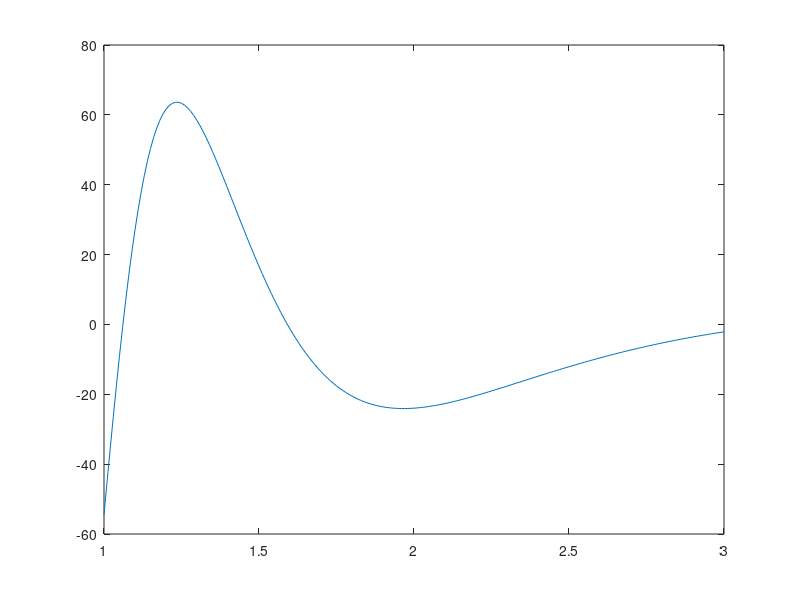

This chart was generated by the following MATLAB code: (Note: this script raises an error after producing the figure.)
%1
%a
a=1; b=1.5;
f=@(x) exp(1).^(-x.^2);
rectangle = (b-a)*f((a+b)/2);
fprintf('Ex 1 a) Rectangle approx = %2.5f\n',rectangle);

%b
n=150;
x1=a+ (b-a)/(2*n);
xi=x1+(1:n-1)*(b-a)/n;
reprectangle = ((b-a)/n)*sum(f(xi));
fprintf('Ex 1 b) Repeated rectangle approx with n=150 is %2.5f\n',reprectangle);

n=500;
x1=a+ (b-a)/(2*n);
xi=x1+(1:n-1)*(b-a)/n;
reprectangle = ((b-a)/n)*sum(f(xi));
fprintf('Ex 1 b) Repeated rectangle approx with n=500 is %2.5f\n',reprectangle);

%2
clear
fprintf('\n');
a=0; b=1;
f=@(x) 2./(1+x.^2);
h=b-a;
qt0 = (h/2)*(f(a)+f(b));
qt1 = (h/4)*(f(a)+2*f(a+h/2)+f(b));
q = [qt0 qt1];
i = 2;
eps =10^(-5);
while abs(q(end)-q(end-1))>eps
    j= 1:2^i;
    elems = a + h*(2*j-1)./(2^(i+1));
    qtemp = 0.5*q(i) + (h/(2^(i+1)))*sum(f(elems));
    q=[q qtemp];
    i=i+1;
end
fprintf('Ex 2 Trapezium approx = %2.5f for k=%d\n',q(end),i);

qs0 = (h/6)* (f(a)+4*f(a+h/2)+f(b));
qs1 = (1/3)*(4*q(2)-q(1));
i=3;
qsimp=[qs0 qs1];
while abs(qsimp(end)-qsimp(end-1))>eps
    qtemp = (1/3)*(4*q(i+1)-q(i));
    qsimp=[qsimp qtemp];
    i=i+1;
end
fprintf('Ex 2 Simpson approx = %2.5f for k=%d\n',qsimp(end),length(qsimp));

%3
clear
fprintf('\n');
xplot = 1:0.01:3;
f=@(x) (100./x.^2).*sin(10./x); 
fplot=f(xplot);
figure
plot(xplot,fplot);
hold on
fprintf('Ex 3 Exact value = %2.5f\n', 1.4260247818);

a=1;b=3;
AdQuadRes = adquad(a,b,f,10^(-4));
fprintf('Ex 3 Adaptive quadrature approx = %2.5f\n',AdQuadRes);

n=50;
h=(b-a)/n;
xk = a + (0:n)*h;
approx = ((b-a)/(6*n))* (f(a)+f(b)+2*sum(f(xk(2:n)))+4*sum(f((xk(1:n)+xk(2:n+1))/2)));
fprintf('Ex 3 Repeated Simpson for n=%d, approx = %2.5f\n',n,approx);

n=100;
h=(b-a)/n;
xk = a + (0:n)*h;
approx = ((b-a)/(6*n))* (f(a)+f(b)+2*sum(f(xk(2:n)))+4*sum(f((xk(1:n)+xk(2:n+1))/2)));
fprintf('Ex 3 Repeated Simpson for n=%d, approx = %2.5f\n',n,approx);